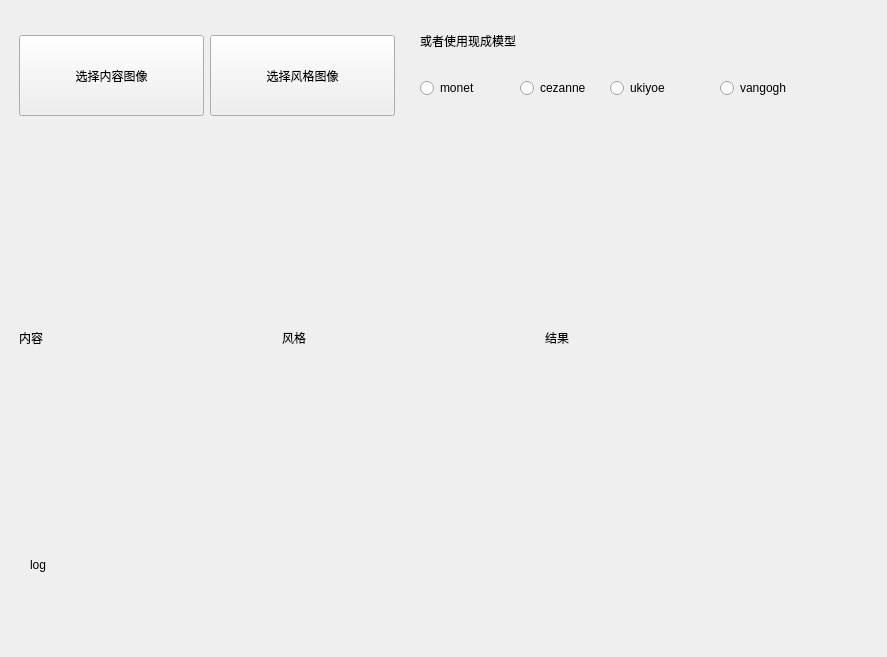
<?xml version="1.0" encoding="UTF-8"?>
<ui version="4.0">
 <class>Form</class>
 <widget class="QWidget" name="Form">
  <property name="geometry">
   <rect>
    <x>0</x>
    <y>0</y>
    <width>887</width>
    <height>657</height>
   </rect>
  </property>
  <property name="windowTitle">
   <string>Form</string>
  </property>
  <widget class="QWidget" name="widget" native="true">
   <property name="geometry">
    <rect>
     <x>10</x>
     <y>10</y>
     <width>801</width>
     <height>603</height>
    </rect>
   </property>
   <layout class="QGridLayout" name="gridLayout">
    <item row="0" column="0">
     <widget class="QWidget" name="widget_2" native="true">
      <property name="minimumSize">
       <size>
        <width>351</width>
        <height>131</height>
       </size>
      </property>
      <layout class="QHBoxLayout" name="horizontalLayout">
       <item>
        <widget class="QPushButton" name="pushButton">
         <property name="minimumSize">
          <size>
           <width>131</width>
           <height>81</height>
          </size>
         </property>
         <property name="text">
          <string>选择内容图像</string>
         </property>
        </widget>
       </item>
       <item>
        <widget class="QPushButton" name="pushButton_2">
         <property name="minimumSize">
          <size>
           <width>131</width>
           <height>81</height>
          </size>
         </property>
         <property name="text">
          <string>选择风格图像</string>
         </property>
        </widget>
       </item>
      </layout>
     </widget>
    </item>
    <item row="0" column="1">
     <widget class="QWidget" name="widget_3" native="true">
      <property name="minimumSize">
       <size>
        <width>401</width>
        <height>131</height>
       </size>
      </property>
      <widget class="QLabel" name="label">
       <property name="geometry">
        <rect>
         <x>10</x>
         <y>10</y>
         <width>111</width>
         <height>41</height>
        </rect>
       </property>
       <property name="text">
        <string>或者使用现成模型</string>
       </property>
      </widget>
      <widget class="QRadioButton" name="radioButton">
       <property name="geometry">
        <rect>
         <x>10</x>
         <y>70</y>
         <width>86</width>
         <height>16</height>
        </rect>
       </property>
       <property name="text">
        <string>monet</string>
       </property>
      </widget>
      <widget class="QRadioButton" name="radioButton_2">
       <property name="geometry">
        <rect>
         <x>110</x>
         <y>70</y>
         <width>86</width>
         <height>16</height>
        </rect>
       </property>
       <property name="text">
        <string>cezanne</string>
       </property>
      </widget>
      <widget class="QRadioButton" name="radioButton_3">
       <property name="geometry">
        <rect>
         <x>200</x>
         <y>70</y>
         <width>86</width>
         <height>16</height>
        </rect>
       </property>
       <property name="text">
        <string>ukiyoe</string>
       </property>
      </widget>
      <widget class="QRadioButton" name="radioButton_4">
       <property name="geometry">
        <rect>
         <x>310</x>
         <y>70</y>
         <width>86</width>
         <height>16</height>
        </rect>
       </property>
       <property name="text">
        <string>vangogh</string>
       </property>
      </widget>
     </widget>
    </item>
    <item row="1" column="0" colspan="2">
     <widget class="QWidget" name="widget_4" native="true">
      <property name="minimumSize">
       <size>
        <width>771</width>
        <height>381</height>
       </size>
      </property>
      <layout class="QHBoxLayout" name="horizontalLayout_2">
       <item>
        <widget class="QLabel" name="label_2">
         <property name="minimumSize">
          <size>
           <width>251</width>
           <height>301</height>
          </size>
         </property>
         <property name="text">
          <string>内容</string>
         </property>
        </widget>
       </item>
       <item>
        <widget class="QLabel" name="label_3">
         <property name="minimumSize">
          <size>
           <width>251</width>
           <height>301</height>
          </size>
         </property>
         <property name="text">
          <string>风格</string>
         </property>
        </widget>
       </item>
       <item>
        <widget class="QLabel" name="label_4">
         <property name="minimumSize">
          <size>
           <width>251</width>
           <height>301</height>
          </size>
         </property>
         <property name="text">
          <string>结果</string>
         </property>
        </widget>
       </item>
      </layout>
     </widget>
    </item>
    <item row="2" column="0" colspan="2">
     <widget class="QWidget" name="widget_5" native="true">
      <property name="minimumSize">
       <size>
        <width>771</width>
        <height>61</height>
       </size>
      </property>
      <widget class="QLabel" name="label_5">
       <property name="geometry">
        <rect>
         <x>20</x>
         <y>10</y>
         <width>741</width>
         <height>41</height>
        </rect>
       </property>
       <property name="text">
        <string>log</string>
       </property>
      </widget>
     </widget>
    </item>
   </layout>
  </widget>
 </widget>
 <resources/>
 <connections/>
</ui>
